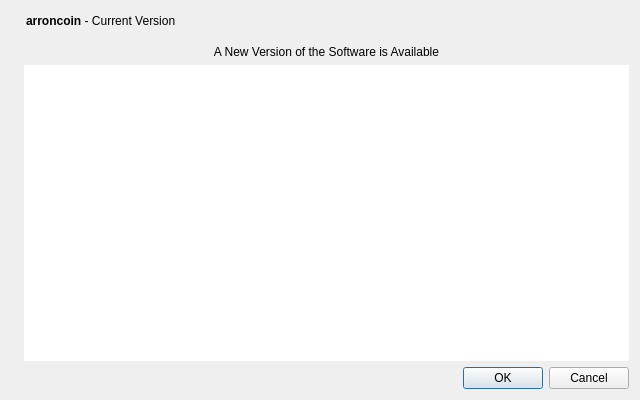
<?xml version="1.0" encoding="UTF-8"?>
<ui version="4.0">
 <class>UpdateDialog</class>
 <widget class="QDialog" name="UpdateDialog">
  <property name="geometry">
   <rect>
    <x>0</x>
    <y>0</y>
    <width>640</width>
    <height>400</height>
   </rect>
  </property>
  <property name="windowTitle">
   <string>ArronCoin Update</string>
  </property>
  <layout class="QHBoxLayout" name="horizontalLayout_2">
   <item>
    <widget class="QLabel" name="label_4">
     <property name="sizePolicy">
      <sizepolicy hsizetype="Preferred" vsizetype="Ignored">
       <horstretch>0</horstretch>
       <verstretch>0</verstretch>
      </sizepolicy>
     </property>
     <property name="pixmap">
      <pixmap resource="../bitcoin.qrc">:/images/aboutBackground</pixmap>
     </property>
    </widget>
   </item>
   <item>
    <layout class="QVBoxLayout" name="verticalLayout_2">
     <item>
      <layout class="QHBoxLayout" name="horizontalLayout">
       <property name="leftMargin">
        <number>2</number>
       </property>
       <property name="bottomMargin">
        <number>8</number>
       </property>
       <item>
        <widget class="QLabel" name="label">
         <property name="cursor">
          <cursorShape>IBeamCursor</cursorShape>
         </property>
         <property name="text">
          <string>&lt;html&gt;&lt;head/&gt;&lt;body&gt;&lt;p&gt;&lt;span style=&quot; font-weight:600;&quot;&gt;arroncoin&lt;/span&gt; - Current Version&lt;/p&gt;&lt;/body&gt;&lt;/html&gt;</string>
         </property>
         <property name="textInteractionFlags">
          <set>Qt::LinksAccessibleByMouse|Qt::TextSelectableByKeyboard|Qt::TextSelectableByMouse</set>
         </property>
        </widget>
       </item>
       <item>
        <widget class="QLabel" name="versionLabel">
         <property name="cursor">
          <cursorShape>IBeamCursor</cursorShape>
         </property>
         <property name="text">
          <string notr="true"/>
         </property>
         <property name="textInteractionFlags">
          <set>Qt::LinksAccessibleByMouse|Qt::TextSelectableByKeyboard|Qt::TextSelectableByMouse</set>
         </property>
        </widget>
       </item>
       <item>
        <spacer name="horizontalSpacer">
         <property name="orientation">
          <enum>Qt::Horizontal</enum>
         </property>
         <property name="sizeHint" stdset="0">
          <size>
           <width>40</width>
           <height>20</height>
          </size>
         </property>
        </spacer>
       </item>
      </layout>
     </item>
     <item>
      <widget class="QLabel" name="title">
       <property name="cursor">
        <cursorShape>IBeamCursor</cursorShape>
       </property>
       <property name="text">
        <string>A New Version of the Software is Available</string>
       </property>
       <property name="alignment">
        <set>Qt::AlignHCenter|Qt::AlignTop</set>
       </property>
       <property name="margin">
        <number>2</number>
       </property>
       <property name="textInteractionFlags">
        <set>Qt::LinksAccessibleByMouse</set>
       </property>
      </widget>
     </item>
     <item>
      <widget class="QTextEdit" name="description">
       <property name="frameShape">
        <enum>QFrame::NoFrame</enum>
       </property>
       <property name="horizontalScrollBarPolicy">
        <enum>Qt::ScrollBarAlwaysOff</enum>
       </property>
       <property name="undoRedoEnabled">
        <bool>false</bool>
       </property>
       <property name="readOnly">
        <bool>true</bool>
       </property>
       <property name="cursorWidth">
        <number>1</number>
       </property>
       <property name="placeholderText">
        <string extracomment="This is the description of the change."/>
       </property>
      </widget>
     </item>
     <item>
      <widget class="QDialogButtonBox" name="buttonBox">
       <property name="orientation">
        <enum>Qt::Horizontal</enum>
       </property>
       <property name="standardButtons">
        <set>QDialogButtonBox::Cancel|QDialogButtonBox::Ok</set>
       </property>
      </widget>
     </item>
    </layout>
   </item>
  </layout>
 </widget>
 <resources>
  <include location="../bitcoin.qrc"/>
 </resources>
 <connections>
  <connection>
   <sender>buttonBox</sender>
   <signal>rejected()</signal>
   <receiver>UpdateDialog</receiver>
   <slot>reject()</slot>
   <hints>
    <hint type="sourcelabel">
     <x>428</x>
     <y>308</y>
    </hint>
    <hint type="destinationlabel">
     <x>286</x>
     <y>274</y>
    </hint>
   </hints>
  </connection>
  <connection>
   <sender>buttonBox</sender>
   <signal>accepted()</signal>
   <receiver>UpdateDialog</receiver>
   <slot>accept()</slot>
   <hints>
    <hint type="sourcelabel">
     <x>360</x>
     <y>308</y>
    </hint>
    <hint type="destinationlabel">
     <x>157</x>
     <y>274</y>
    </hint>
   </hints>
  </connection>
 </connections>
</ui>
